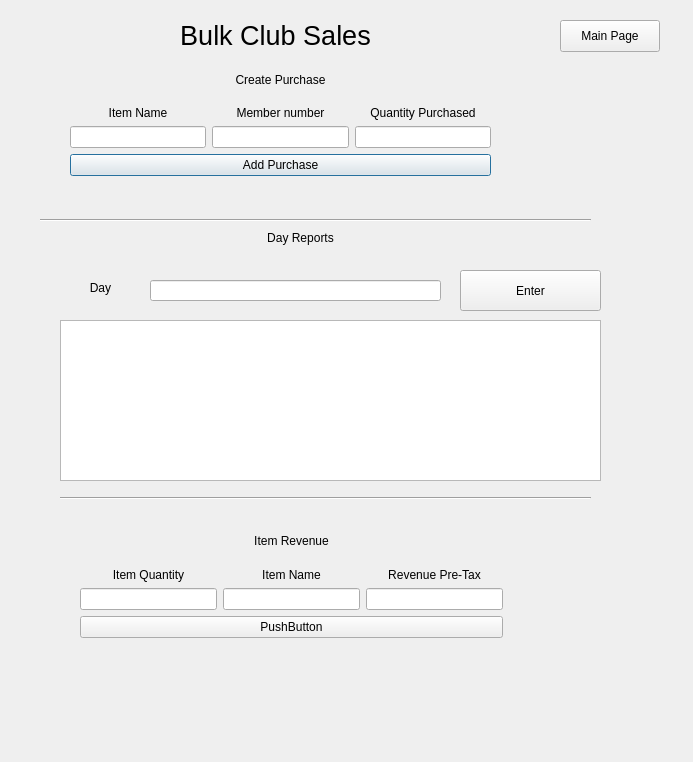
<?xml version="1.0" encoding="UTF-8"?>
<ui version="4.0">
 <class>sales</class>
 <widget class="QDialog" name="sales">
  <property name="geometry">
   <rect>
    <x>0</x>
    <y>0</y>
    <width>693</width>
    <height>762</height>
   </rect>
  </property>
  <property name="windowTitle">
   <string>Dialog</string>
  </property>
  <widget class="QLabel" name="label_5">
   <property name="geometry">
    <rect>
     <x>160</x>
     <y>20</y>
     <width>231</width>
     <height>31</height>
    </rect>
   </property>
   <property name="font">
    <font>
     <pointsize>20</pointsize>
    </font>
   </property>
   <property name="text">
    <string>Bulk Club Sales</string>
   </property>
   <property name="alignment">
    <set>Qt::AlignCenter</set>
   </property>
  </widget>
  <widget class="QWidget" name="layoutWidget">
   <property name="geometry">
    <rect>
     <x>70</x>
     <y>60</y>
     <width>421</width>
     <height>116</height>
    </rect>
   </property>
   <layout class="QVBoxLayout" name="verticalLayout_4">
    <item>
     <widget class="QLabel" name="label">
      <property name="text">
       <string>Create Purchase</string>
      </property>
      <property name="alignment">
       <set>Qt::AlignCenter</set>
      </property>
     </widget>
    </item>
    <item>
     <layout class="QHBoxLayout" name="horizontalLayout">
      <item>
       <layout class="QVBoxLayout" name="verticalLayout">
        <item>
         <widget class="QLabel" name="label_2">
          <property name="text">
           <string>Item Name</string>
          </property>
          <property name="alignment">
           <set>Qt::AlignCenter</set>
          </property>
         </widget>
        </item>
        <item>
         <widget class="QLineEdit" name="lineEdit"/>
        </item>
       </layout>
      </item>
      <item>
       <layout class="QVBoxLayout" name="verticalLayout_2">
        <item>
         <widget class="QLabel" name="label_3">
          <property name="text">
           <string>Member number</string>
          </property>
          <property name="alignment">
           <set>Qt::AlignCenter</set>
          </property>
         </widget>
        </item>
        <item>
         <widget class="QLineEdit" name="lineEdit_2"/>
        </item>
       </layout>
      </item>
      <item>
       <layout class="QVBoxLayout" name="verticalLayout_3">
        <item>
         <widget class="QLabel" name="label_4">
          <property name="text">
           <string>Quantity Purchased</string>
          </property>
          <property name="alignment">
           <set>Qt::AlignCenter</set>
          </property>
         </widget>
        </item>
        <item>
         <widget class="QLineEdit" name="lineEdit_3"/>
        </item>
       </layout>
      </item>
     </layout>
    </item>
    <item>
     <widget class="QPushButton" name="pushButton">
      <property name="text">
       <string>Add Purchase</string>
      </property>
     </widget>
    </item>
   </layout>
  </widget>
  <widget class="QWidget" name="layoutWidget">
   <property name="geometry">
    <rect>
     <x>80</x>
     <y>520</y>
     <width>423</width>
     <height>118</height>
    </rect>
   </property>
   <layout class="QVBoxLayout" name="verticalLayout_10">
    <item>
     <layout class="QVBoxLayout" name="verticalLayout_9">
      <item>
       <widget class="QLabel" name="label_8">
        <property name="text">
         <string>Item Revenue</string>
        </property>
        <property name="alignment">
         <set>Qt::AlignCenter</set>
        </property>
       </widget>
      </item>
      <item>
       <layout class="QHBoxLayout" name="horizontalLayout_3">
        <item>
         <layout class="QVBoxLayout" name="verticalLayout_6">
          <item>
           <widget class="QLabel" name="label_9">
            <property name="text">
             <string>Item Quantity</string>
            </property>
            <property name="alignment">
             <set>Qt::AlignCenter</set>
            </property>
           </widget>
          </item>
          <item>
           <widget class="QLineEdit" name="lineEdit_5"/>
          </item>
         </layout>
        </item>
        <item>
         <layout class="QVBoxLayout" name="verticalLayout_7">
          <item>
           <widget class="QLabel" name="label_10">
            <property name="text">
             <string>Item Name</string>
            </property>
            <property name="alignment">
             <set>Qt::AlignCenter</set>
            </property>
           </widget>
          </item>
          <item>
           <widget class="QLineEdit" name="lineEdit_6"/>
          </item>
         </layout>
        </item>
        <item>
         <layout class="QVBoxLayout" name="verticalLayout_8">
          <item>
           <widget class="QLabel" name="label_11">
            <property name="text">
             <string>Revenue Pre-Tax</string>
            </property>
            <property name="alignment">
             <set>Qt::AlignCenter</set>
            </property>
           </widget>
          </item>
          <item>
           <widget class="QLineEdit" name="lineEdit_7"/>
          </item>
         </layout>
        </item>
       </layout>
      </item>
     </layout>
    </item>
    <item>
     <widget class="QPushButton" name="pushButton_3">
      <property name="text">
       <string>PushButton</string>
      </property>
     </widget>
    </item>
   </layout>
  </widget>
  <widget class="QLineEdit" name="lineEdit_4">
   <property name="geometry">
    <rect>
     <x>150</x>
     <y>280</y>
     <width>291</width>
     <height>21</height>
    </rect>
   </property>
  </widget>
  <widget class="QPushButton" name="pushButton_2">
   <property name="geometry">
    <rect>
     <x>460</x>
     <y>270</y>
     <width>141</width>
     <height>41</height>
    </rect>
   </property>
   <property name="text">
    <string>Enter</string>
   </property>
  </widget>
  <widget class="QLabel" name="label_6">
   <property name="geometry">
    <rect>
     <x>60</x>
     <y>280</y>
     <width>81</width>
     <height>16</height>
    </rect>
   </property>
   <property name="text">
    <string>Day</string>
   </property>
   <property name="alignment">
    <set>Qt::AlignCenter</set>
   </property>
  </widget>
  <widget class="Line" name="reportLine">
   <property name="geometry">
    <rect>
     <x>40</x>
     <y>210</y>
     <width>551</width>
     <height>21</height>
    </rect>
   </property>
   <property name="orientation">
    <enum>Qt::Horizontal</enum>
   </property>
  </widget>
  <widget class="QTextBrowser" name="textBrowser">
   <property name="geometry">
    <rect>
     <x>60</x>
     <y>320</y>
     <width>541</width>
     <height>161</height>
    </rect>
   </property>
  </widget>
  <widget class="QLabel" name="label_7">
   <property name="geometry">
    <rect>
     <x>260</x>
     <y>230</y>
     <width>81</width>
     <height>16</height>
    </rect>
   </property>
   <property name="text">
    <string>Day Reports</string>
   </property>
   <property name="alignment">
    <set>Qt::AlignCenter</set>
   </property>
  </widget>
  <widget class="Line" name="line">
   <property name="geometry">
    <rect>
     <x>60</x>
     <y>490</y>
     <width>531</width>
     <height>16</height>
    </rect>
   </property>
   <property name="orientation">
    <enum>Qt::Horizontal</enum>
   </property>
  </widget>
  <widget class="QPushButton" name="pushButton_4">
   <property name="geometry">
    <rect>
     <x>560</x>
     <y>20</y>
     <width>100</width>
     <height>32</height>
    </rect>
   </property>
   <property name="text">
    <string>Main Page</string>
   </property>
  </widget>
 </widget>
 <resources/>
 <connections/>
</ui>
